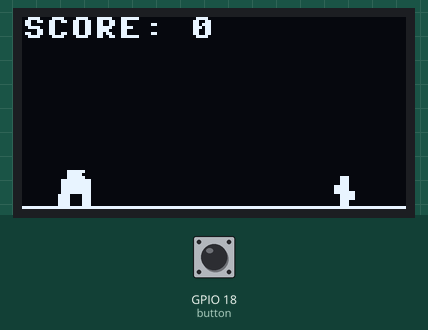
A program run on a simulated ESP32 board running MicroPython. Parts: 128×64 one-colour display. Inputs (shaded band) come from the test bench; at power-on: GPIO 18 (button) HIGH. Random numbers come from a fixed seed.

Above: at 2.47 s.
2.5 s: GPIO 18 (button) pulled LOW for 0.15 s
At 2.62 s:
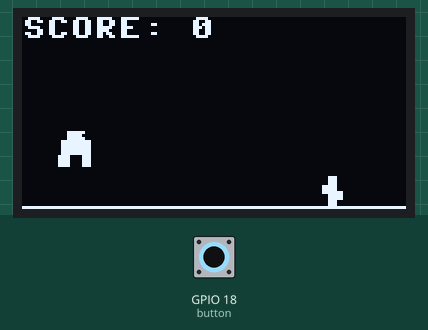
5.6 s: GPIO 18 (button) pulled LOW for 1 s
At 6.3 s:
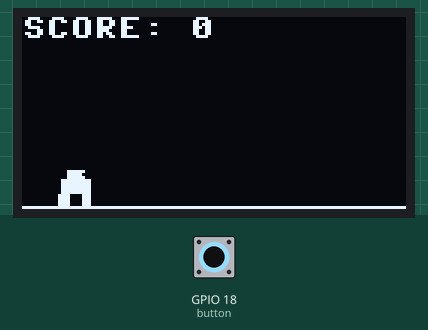
8.1 s: GPIO 18 (button) pulled LOW for 0.15 s
At 8.13 s:
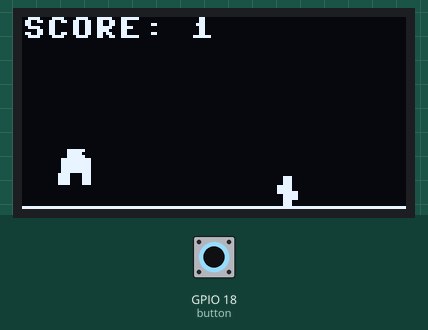
9.7 s: GPIO 18 (button) pulled LOW for 1 s
At 11.1 s:
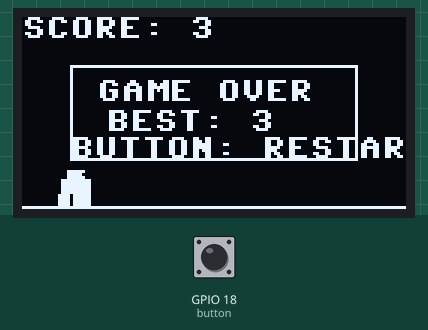

The program:

main.py
```python
from machine import Pin, I2C
from time import sleep_ms
import ssd1306
import random


# ESP32-S3 DevKitC-1 接線
# OLED SDA -> GPIO 21，SCL -> GPIO 22
# 按鈕一端 -> GPIO 18，另一端 -> GND
SDA_PIN = 21
SCL_PIN = 22
BUTTON_PIN = 18

WIDTH = 128
HEIGHT = 64
GROUND_Y = 63

# 跳躍物理參數
JUMP_POWER = -7
GRAVITY = 1
FRAME_MS = 50
SCORE_INTERVAL_MS = 1000
CACTUS_WIDTH = 6
CACTUS_HEIGHT = 10
BASE_CACTUS_SPEED = 2
MAX_CACTUS_SPEED = 5
SPEED_UP_SCORE = 8
MIN_CACTUS_GAP = 25
MAX_CACTUS_GAP = 55


i2c = I2C(0, scl=Pin(SCL_PIN), sda=Pin(SDA_PIN), freq=400000)
oled = ssd1306.SSD1306_I2C(WIDTH, HEIGHT, i2c)
button = Pin(BUTTON_PIN, Pin.IN, Pin.PULL_UP)


dino_x = 12
dino_y = GROUND_Y - 12
velocity_y = 0
is_jumping = False
last_button = 1
cactus_x = WIDTH + 10
cactus_y = GROUND_Y - CACTUS_HEIGHT
game_over = False
score = 0
high_score = 0
score_time_ms = 0


def draw_dino(x, y):
    """繪製簡單的 12x12 像素恐龍。"""
    oled.fill_rect(x + 3, y, 6, 3, 1)
    oled.fill_rect(x + 1, y + 3, 10, 5, 1)
    oled.fill_rect(x, y + 8, 4, 4, 1)
    oled.fill_rect(x + 8, y + 8, 3, 4, 1)
    oled.pixel(x + 8, y + 1, 0)  # 眼睛


def draw_cactus(x, y):
    oled.fill_rect(x + 2, y, 3, CACTUS_HEIGHT, 1)
    oled.fill_rect(x, y + 3, 2, 3, 1)
    oled.fill_rect(x + 5, y + 5, 2, 3, 1)


def draw_game():
    oled.fill(0)
    oled.text("SCORE: {}".format(score), 0, 0)
    oled.hline(0, GROUND_Y, WIDTH, 1)
    draw_dino(dino_x, int(dino_y))
    if cactus_x < WIDTH:
        draw_cactus(cactus_x, cactus_y)
    if game_over:
        oled.fill_rect(16, 16, 96, 32, 0)
        oled.rect(16, 16, 96, 32, 1)
        oled.text("GAME OVER", 25, 21)
        oled.text("BEST: {}".format(high_score), 28, 31)
        oled.text("BUTTON: RESTART", 16, 40)
    oled.show()


def start_jump():
    global velocity_y, is_jumping
    if not is_jumping:
        velocity_y = JUMP_POWER
        is_jumping = True


def update_physics():
    global dino_y, velocity_y, is_jumping

    if not is_jumping:
        return

    dino_y += velocity_y
    velocity_y += GRAVITY

    if dino_y >= GROUND_Y - 12:
        dino_y = GROUND_Y - 12
        velocity_y = 0
        is_jumping = False


def update_cactus():
    global cactus_x, game_over, score, high_score
    if game_over:
        return
    cactus_speed = min(MAX_CACTUS_SPEED,
                       BASE_CACTUS_SPEED + score // SPEED_UP_SCORE)
    cactus_x -= cactus_speed
    if cactus_x < -CACTUS_WIDTH:
        score += 1
        if score > high_score:
            high_score = score
        cactus_gap = random.randint(MIN_CACTUS_GAP, MAX_CACTUS_GAP)
        cactus_x = WIDTH + cactus_gap

    dino_left = dino_x
    dino_right = dino_x + 12
    dino_top = int(dino_y)
    dino_bottom = dino_top + 12
    cactus_right = cactus_x + CACTUS_WIDTH
    if (dino_right > cactus_x and dino_left < cactus_right
            and dino_bottom > cactus_y and dino_top < GROUND_Y):
        game_over = True


def update_score():
    global score, score_time_ms, high_score
    if game_over:
        return

    score_time_ms += FRAME_MS
    if score_time_ms >= SCORE_INTERVAL_MS:
        score += score_time_ms // SCORE_INTERVAL_MS
        score_time_ms %= SCORE_INTERVAL_MS
        if score > high_score:
            high_score = score


oled.fill(0)
oled.text("ESP32 DINO", 22, 10)
oled.text("BUTTON: JUMP", 16, 28)
oled.text("AVOID CACTUS!", 10, 40)
oled.show()
sleep_ms(1200)


while True:
    current_button = button.value()

    if last_button == 1 and current_button == 0:
        if game_over:
            game_over = False
            cactus_x = WIDTH + 25
            dino_y = GROUND_Y - 12
            velocity_y = 0
            is_jumping = False
            score = 0
            score_time_ms = 0
        else:
            start_jump()

    last_button = current_button
    update_physics()
    update_cactus()
    update_score()
    draw_game()
    sleep_ms(FRAME_MS)
```

Measured:
- after the input at 5.6 s, the display: changes after 0.07 s (image 2)
